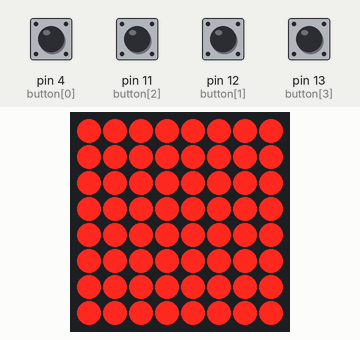
Simulated run of this sketch. Board: Arduino Uno, built with avr-gcc and run on an emulated ATmega328P. Parts: 8×8 LED matrix. Wiring (inferred from the names in the program): LED matrix (orientation assumed): rows pin 2, pin 3, pin 10, pin 6, pin 14, pin 18, pin 19, pin 16; columns pin 0, pin 1, pin 5, pin 7, pin 8, pin 9, pin 15, pin 17. The inputs (shaded band) are chosen by the test bench; at power-on: pin 4 (button[0]), pin 11 (button[2]), pin 12 (button[1]), pin 13 (button[3]) HIGH. Random numbers use the default seed unless the sketch sets one.

Above: at 3.2 s.
3.3 s: pin 13 (button[3]) pulled LOW for 0.15 s
At 3.89 s:
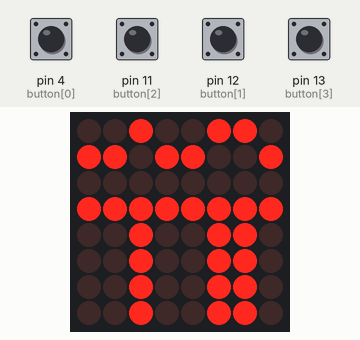
4.0 s: pin 13 (button[3]) pulled LOW for 1 s
At 6.3 s:
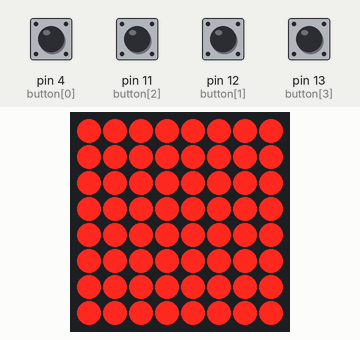
6.5 s: pin 11 (button[2]) pulled LOW for 0.15 s
At 6.82 s:
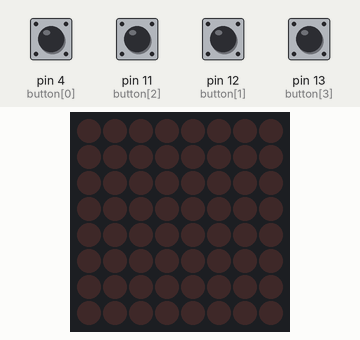
7.2 s: pin 4 (button[0]) pulled LOW for 0.15 s
At 7.78 s:
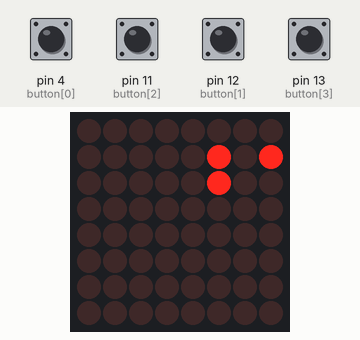
7.9 s: pin 12 (button[1]) pulled LOW for 0.15 s
At 8.4 s:
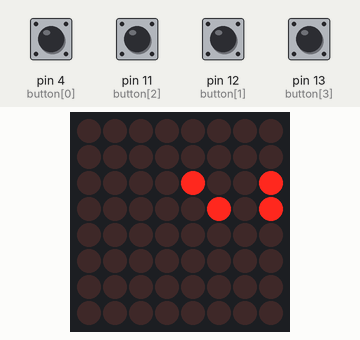
10.5 s: pin 12 (button[1]) pulled LOW for 1 s
At 15.4 s:
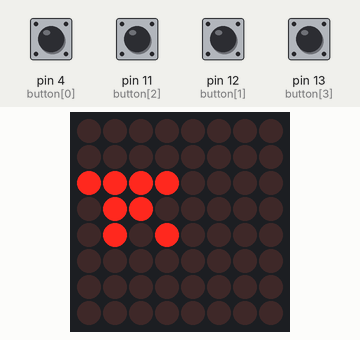
Timing chart, 0 to 16.9 s (numbered marks = the images above; inputs shaded):
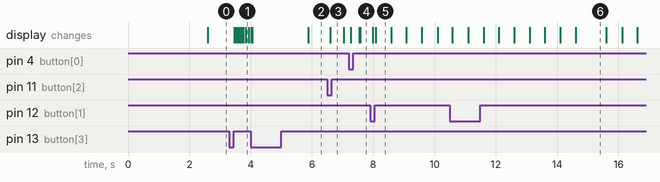

The sketch:

brochehacker.ino
```cpp
// (licence header left out)
#include "TimerOne.h"
#include "broche_eeprom.h"
#include "broche_display.h"
#include "broche_glider.h"
#include "broche_tetris.h"
#include "broche_text.h"

void setup() {
  // load storage from eeprom at startup
  loadEEPROM();

  pinMode(button[0], INPUT_PULLUP);
  if(digitalRead(button[0]) == LOW) {    // badge turned on with button 1
    delay(500);
    if(digitalRead(button[0]) == LOW) {  // button 1 stayed on for 500ms
      // enter serial mode for programming
      setupSerial();
      loopSerial();
    }
  }

  Timer1.initialize(200);
  for (int i = 0; i < 16; i++)
    pinMode(pins[i], OUTPUT);
  for (int i = 0; i < 4; i++)
    pinMode(button[i], INPUT_PULLUP);
  Timer1.attachInterrupt(doubleBuffer);
}

// main loop
void loop() {
  if(state == ST_GLIDER) runGlider();
  else if(state == ST_TETRIS) runTetris();
  else if(state == ST_TEXT) runText();
  delay(DELAY);
}
```

broche_display.cpp
```cpp
/*
 * Code taken and adapted from BlushingBoy.net
 */

#include "broche_display.h"

byte state = ST_GLIDER;
byte screen[8] = {0, 0, 0, 0, 0, 0, 0, 0};

byte translatePin(byte original) {
  return pins[original - 1];
}

// copy animation frame to screen
void drawFrame(int address) {
  memcpy(&screen, (void*)address, 8);
}

// returns which buttons are being pressed
byte buttonState() {
  byte bstate = 0;
  static byte blatch = 0;
  for(byte i = 0; i < 4; i++) {
    if(digitalRead(button[i]) == LOW && !(blatch & B1<<i)) {
      bstate |= B1<<i;
      blatch |= B1<<i;
    } else if(digitalRead(button[i]) == HIGH && (blatch & B1<<i)) {
      blatch &= ~(B1<<i);
    }
  }
  return bstate | blatch<<4;
}

// interrupt routine
void doubleBuffer() {
  static byte screenRow = 0;
  static byte screenCol = 0;
  // reset the previous iteration
  digitalWrite(translatePin(rows[screenRow]), CATHIGH); // set previous off
  digitalWrite(translatePin(cols[screenCol]), CATLOW);  // set previous off
  // go to the next iteration...
  // go to the next screenCol, wrap if necessary
  screenCol++;
  if (screenCol >= 8) {
    screenCol = 0;
    // when screenCol wraps, go to the next screenRow, wrap if necessary
    screenRow++;
    if (screenRow >= 8) {
      screenRow = 0;
    }
  }
  // set this iteration
  //if((screen[screenRow]<<8-screenCol)&B1 == B1) {
  if(screen[screenRow] & (B10000000 >> screenCol)) {
    digitalWrite(translatePin(rows[screenRow]), CATLOW);  // set this on
    digitalWrite(translatePin(cols[screenCol]), CATHIGH); // set this on
  } else {
    digitalWrite(translatePin(rows[screenRow]), CATHIGH); // set this off
    digitalWrite(translatePin(cols[screenCol]), CATLOW);  // set this off
  }
}
```

broche_display.h
```cpp
#pragma once

#ifndef DISPLAY_H_   /* Include guard */
#define DISPLAY_H_

/*
 * display and buttons
 * globals
 */

#include "Arduino.h"

// matriz de cátodo comum
//#define CATHIGH HIGH
//#define CATLOW LOW

// matriz de ânodo comum
#define CATHIGH LOW
#define CATLOW HIGH

const byte DELAY = 10;
const byte ST_GLIDER = 0;
const byte ST_TETRIS = 1;
const byte ST_TEXT = 2;
extern byte state;

const byte button[4] = {4, 12, 11, 13};
const byte BUTTON_1 = 0b0001;
const byte BUTTON_2 = 0b0010;
const byte BUTTON_3 = 0b0100;
const byte BUTTON_4 = 0b1000;
const byte HELD_1 = 0b00010000;
const byte HELD_2 = 0b00100000;
const byte HELD_3 = 0b01000000;
const byte HELD_4 = 0b10000000;

const byte rows[8] = {9, 14, 8, 12, 1, 7, 2, 5};
const byte cols[8] = {13, 3, 4, 10, 6, 11, 15, 16};
const byte pins[16] = {0, 1, 2, 3, 5, 6, 7, 8, 9, 10, 14, 15, 16, 17, 18, 19};
extern byte screen[8];

byte translatePin(byte original);
void drawFrame(byte frame);
void doubleBuffer();
byte buttonState();

#endif // DISPLAY_H_
```

broche_eeprom.cpp
```cpp
#include "broche_eeprom.h"
#include "broche_display.h"
#include <EEPROM.h>

// todo:
// - AnimationStorage must be stored in 512byte EEPROM
// - serial interface for replacing animations and text from external device

AnimationStorage *store = (AnimationStorage *) malloc(sizeof(AnimationStorage));

// save AnimationStorage into eeprom
void saveEEPROM() {
  EEPROM.put(0, *store);
}

// loads eeprom contents into AnimationStorage. likely only called during boot
void loadEEPROM() {
  EEPROM.get(0, *store);
}

// serial init
void setupSerial() {
  pinMode(translatePin(rows[4]), OUTPUT);
  pinMode(translatePin(cols[4]), OUTPUT);
  digitalWrite(translatePin(rows[4]), CATLOW); // 4,4 on
  digitalWrite(translatePin(cols[4]), CATHIGH);
  delay(500);
  digitalWrite(translatePin(cols[4]), CATLOW);

  Serial.begin(9600);
}

// serial loop
void loopSerial() {
  Serial.println("Broche Hacker serial interface v0.2b");
  Serial.println("http://mynameiser.in/");
  Serial.println("SERIAL OK");

  byte serialMode = 1;
  char incomingMode;
  while(serialMode == 1) {
    while(Serial.available() < 1) {}
    incomingMode = (char)Serial.read();
    switch(incomingMode) {
      case 'T': // text message
        Serial.readStringUntil(10).toCharArray(store->userMessage, 140);
        Serial.println("Text OK");
        break;
      case 'A': // anim1
        while(Serial.available() < 1) {}
        store->anim1Frames = Serial.read();
        if(store->anim1Frames > 15) store->anim1Frames = 15;
        while(Serial.available() < 1) {}
        store->anim1Speed = Serial.read();
        Serial.readBytes(store->anim1Data, store->anim1Frames * 8);
        store->anim1Speed = 255 - store->anim1Speed; // inverse so 1 is slowest
        Serial.print(store->anim1Frames);
        Serial.print(" ");
        Serial.println(store->anim1Speed);
        Serial.println("Anim1 OK");
        break;
      case 'S': // save to eeprom
        saveEEPROM();
        Serial.println("Save OK");
        break;
      case 'D': // dump eeprom
        Serial.print("D");
        Serial.write(store->anim1Frames);
        Serial.write(store->anim1Speed);
        Serial.write((byte)strlen(store->userMessage));
        Serial.write(store->anim1Data, store->anim1Frames * 8);
        Serial.write(store->userMessage);
        Serial.print("\r\n");
        break;
      case 'Q': // quit serial mode
        serialMode = 0;
        Serial.println("Quit OK");
        break;
      default:
        // unsupported
      break;
    }
  }
  Serial.end();
}
```

broche_eeprom.h
```cpp
#pragma once

#ifndef EEPROM_H_   /* Include guard */
#define EEPROM_H_

/*
 * code for eeprom storage and serial mode
 */

#include "Arduino.h"

// storage for the 512b eeprom
typedef struct AnimationStorage {
  byte anim1Frames;    // number of frames in animation
  byte anim1Speed;     // speed of animation
  byte anim1Data[120]; // 120 / 8 = 15 frames of animation

  byte anim2Frames;    // number of frames in animation
  byte anim2Speed;     // speed of animation
  byte anim2Data[120]; // 120 / 8 = 15 frames of animation

  char userMessage[140]; // 140 characters of text. it's a tweet, folks

  // 122 + 122 + 140 = 384 bytes !
} AnimationStorage;

extern AnimationStorage* store;

void loadEEPROM();
void saveEEPROM();
void setupSerial();
void loopSerial();

#endif // EEPROM_H_
```

broche_glider.cpp
```cpp
#include "broche_glider.h"

// glider is the animation code for the badge
// named for its original animation code which presented a game of life glider

// hacker anim loop
void runGlider() {
  static byte animFrame = 0;
  static byte cycleCount = 0;

  cycleCount++;
  if(cycleCount >= store->anim1Speed) {
    cycleCount = 0;
    animFrame++;
    if(animFrame >= store->anim1Frames) animFrame = 0;
    // drawFrame(&anim[animFrame*8]);
    for(byte i = 0; i < 8; i++)
      screen[i] = store->anim1Data[animFrame*8+i];
  }
  byte btn = buttonState();
  if(btn & BUTTON_1) {
    // replace calls to store to an arbitrary call
    // this sets the arbitrary call to anim1
    //initAnim1();
  } else if(btn & BUTTON_2) {
    // this sets the arbitrary call to anim2
    //initAnim2();
  } else if(btn & BUTTON_3) {
    state = ST_TETRIS;
  } else if(btn & BUTTON_4) {
    state = ST_TEXT;
  }
}
```

broche_glider.h
```cpp
#pragma once

#ifndef GLIDER_H_   /* Include guard */
#define GLIDER_H_

/*
 * glider animation
 */

#include "broche_display.h"
#include "broche_eeprom.h"

void runGlider();

#endif // GLIDER_H_
```

broche_tetris.cpp
```cpp
#include "broche_tetris.h"

const byte HEIGHT = 12;
static byte board[HEIGHT] = {0,0,0,0,0,0,0,0,0,0,0,0};
static byte sprite[HEIGHT] = {0,0,0,0,0,0,0,0,0,0,0,0};

const byte MIDDLE = 2;
const byte cycleForgiveness = 10;
byte cycleFall = 50;
boolean initTetris = true;

byte cycle;
byte block;
byte orientation;
char x = MIDDLE; // char for signedness
char y = 5;

// outputs both board and sprite muxed into screen
void blitScreen() {
  for(byte i = 3; i < 11; i++)
    screen[i-3] = board[i] | sprite[i];
}

// makes sprite be a single block at x and y
void blitSprite() {
  memset(sprite,0,HEIGHT);
  byte offset = block*8 + orientation*2;
  char _y = y-1;
  sprite[++_y] = (blocks[offset]        & 0b11110000);
  sprite[++_y] = (blocks[offset]<<4     & 0b11110000);
  sprite[++_y] = (blocks[offset + 1]    & 0b11110000);
  sprite[++_y] = (blocks[offset + 1]<<4 & 0b11110000);
  for(byte i = 0; i < 4; i++) {
    _y = y+i;
    if(x < 0) sprite[_y]<<=-x;
    else sprite[_y]>>=x;
  }

  blitScreen();
}

// --- collision routines

//checks if piece can go left (false if collides)
boolean checkLeft() {
  if(x <= minX[block*4+orientation]) return false;
  if(checkSidewaysCollision(-1)) return false;
  return true;
}

//checks if piece can go right (false if collides)
boolean checkRight() {
  if(x >= maxX[block*4+orientation]) return false;
  if(checkSidewaysCollision(1)) return false;
  return true;
}

// checks for board collision (true if collides)
boolean checkSidewaysCollision() { // default to no offset
  return checkSidewaysCollision(0);
}
boolean checkSidewaysCollision(char offset) {
  char _y;
  for(byte i = 0; i < 4; i++) {
    _y = i+y;
    if(offset < 0) {
      if(sprite[_y]<<-offset & board[_y]) return true;
    } else {
      if(sprite[_y]>>offset & board[_y]) return true;
    }
  }
  return false;
}

// checks collision if block goes one down (true if collides)
boolean checkBottomCollision() {
  //if(sprite[10] & 0b11111111) return true;
  char _y;
  for(byte i = 0; i < 4; i++) {
    _y = i+y;
    if(_y > 0 && sprite[_y] & board[_y+1]) return true;
  }
  return false;
}

// check if block can rotate (false if collides)
boolean checkRotation() {
  byte oldOrientation = orientation;
  char oldX = x;
  orientation++;
  if(orientation >= 4) orientation = 0;
  byte offset = block*4+orientation;
  if(x < minX[offset]) x = minX[offset];
  else if(x > maxX[offset]) x = maxX[offset];
  blitSprite();
  boolean result = checkSidewaysCollision();
  // TODO: check if out of bounds (how??)
  orientation = oldOrientation;
  x = oldX;
  blitSprite();
  return !result;
}

// ---

// clear a line
void clearLine(byte row) {
  for(byte i = row; i > 0; i--)
    board[i] = board[i-1];
  board[0] = 0;
}

// clear the board
void clearBoard() {
  memset(sprite,0,HEIGHT);
  memset(board,0,HEIGHT);
  board[HEIGHT-1] = 0b11111111;
}

// commit block to board and spawn a new block
void newBlock() {
  for(byte i = 0; i < HEIGHT; i++)
    board[i] |= sprite[i];

  for(byte i = 0; i < HEIGHT-1; i++) {
    if(board[i] == 0b11111111)
    clearLine(i);
  }

  block = random(7);
  orientation = 0;
  x = MIDDLE;
  y = 0;
  blitSprite();
  if(checkSidewaysCollision()) {
    // game over
    initTetris = true;
    state = ST_GLIDER;
  }
}

// loop function for tetris
void runTetris() {
  // init variables - new game
  if(initTetris) {
    randomSeed(millis());
    byte randomTrash;
    randomTrash = random(7);
    randomTrash = random(7);
    randomTrash = random(7);
    randomTrash = random(7);
    initTetris = false;
    cycle = 0;
    clearBoard();
    newBlock();
  }

  byte btn = buttonState();
  if(btn & BUTTON_1) { // move left
    if(checkLeft()) {
      x--;
      blitSprite();
      // if it's about to hit, increase drop time a little
      if(cycle >= cycleForgiveness && checkBottomCollision()) cycle-=cycleForgiveness;
    }
  } else if(btn & BUTTON_2) { // move right
    if(checkRight()) {
      x++;
      blitSprite();
      if(cycle >= cycleForgiveness && checkBottomCollision()) cycle-=cycleForgiveness;
    }
  } else if(btn & BUTTON_4) { // rotate
    if(checkRotation()) {
      orientation++;
      if(orientation >= 4) orientation = 0;
      byte offset = block*4+orientation;
      if(x < minX[offset]) x = minX[offset];
      else if(x > maxX[offset]) x = maxX[offset];
      blitSprite();
      if(cycle >= cycleForgiveness && checkBottomCollision()) cycle-=cycleForgiveness;
    }
  }

  cycle++;
  if(cycle >= cycleFall) {
    cycle = 0;
    if(checkBottomCollision()) {
      newBlock();
    } else {
      y++;
      blitSprite();
    }
  }
}
```

broche_tetris.h
```cpp
#pragma once
#ifndef TETRIS_H_   /* Include guard */
#define TETRIS_H_

#include "broche_display.h"

const byte blocks[] = {
  0b01000100, // |
  0b01000100,
  0b00001111, // _
  0b00000000,
  0b00100010, // |
  0b00100010,
  0b00000000, // _
  0b11110000,

  0b01001110, // T
  0b00000000,
  0b01000110, // <
  0b01000000,
  0b00001110, // ^
  0b01000000,
  0b01001100, // >
  0b01000000,

  0b00000110, // []
  0b01100000,
  0b00000110,
  0b01100000,
  0b00000110,
  0b01100000,
  0b00000110,
  0b01100000,

  0b11000100, // L
  0b01000000,
  0b00101110,
  0b00000000,
  0b01000100,
  0b01100000,
  0b00001110,
  0b10000000,

  0b01100100, // J
  0b01000000,
  0b00001110,
  0b00100000,
  0b01000100,
  0b11000000,
  0b10001110,
  0b00000000,

  0b01000110, // S
  0b00100000,
  0b00000110,
  0b11000000,
  0b10001100,
  0b01000000,
  0b01101100,
  0b00000000,

  0b00100110, // Z
  0b01000000,
  0b00001100,
  0b01100000,
  0b01001100,
  0b10000000,
  0b11000110,
  0b00000000
};

const char minX[] = {
  -1,  0, -2,  0, // I
   0, -1,  0,  0, // T
  -1, -1, -1, -1, // []
   0,  0, -1,  0, // L
  -1,  0,  0,  0, // J
  -1,  0,  0,  0, // S
  -1,  0,  0,  0  // Z
};

const char maxX[] = {
  6, 4, 5, 4, // I
  5, 5, 5, 6, // T
  5, 5, 5, 5, // []
  6, 5, 5, 5, // L
  5, 5, 6, 5, // J
  5, 5, 6, 5, // S
  5, 5, 6, 5  // Z
};

boolean checkSidewaysCollision();
boolean checkSidewaysCollision(char offset);
boolean checkBottomCollision();
void blitScreen();
void blitSprite();
void startTetris();
void runTetris();

#endif // TETRIS_H_
```

broche_text.cpp
```cpp
#include "broche_text.h"

boolean textInit = true;
//char msg[] = "Primeiramente, FORA TEMER!  Vote Pedro Markun 18007  ";

byte textX;           // x position scrolling
byte textPos;         // message character position
byte textCycle;       // cycle count
byte textDelay = 5;   // number of cycles between frames
char lookup[256];     // lookup table

// make reverse LUT from charmap in header
void initializeText() {
  int i;
  for (i = 0; i < 256; i++)
    lookup[i] = 0;
  for (i = 0; charmap[i]; i++)
    lookup[charmap[i]] = i;
}

void runText() {
  if(textInit) {
    textInit = false;
    textX = 0;
    textPos = 0;
    textCycle = 0;

    initializeText();
  }

  textCycle++;
  if(textCycle >= textDelay) {
    int offset = lookup[store->userMessage[textPos]]*8;
    for(byte i = 0; i < 8; i++) {
      // for each line in screen, scroll it left
      screen[i] <<= 1;
      // fill rightmost column with next next letter
      screen[i] |= (pgm_read_byte_near(charset + offset + i) >> 7-textX) & 0x01;
    }
    textX++;
    if(textX >= 6) {
      textX = 0;
      textPos++;
      if(store->userMessage[textPos] == 0) textPos = 0;
    }
    textCycle = 0;
  }

  byte btn = buttonState();
  if(btn & BUTTON_4) {
    textInit = true;
    state = ST_GLIDER;
  }
}
```

Source omitted: broche_text.h (data table, 7032 bytes)

Measured:
- after the input at 3.3 s, the display: first changes after 0.16 s (image 1 shows a later state)
- after the input at 6.5 s, the display: changes after 0.10 s (image 3)
- what the display in image 5 shows lasts 0.5 s, from 8.1 s to 8.6 s
- what the display in image 6 shows lasts 1.0 s, from 14.6 s to 15.6 s
